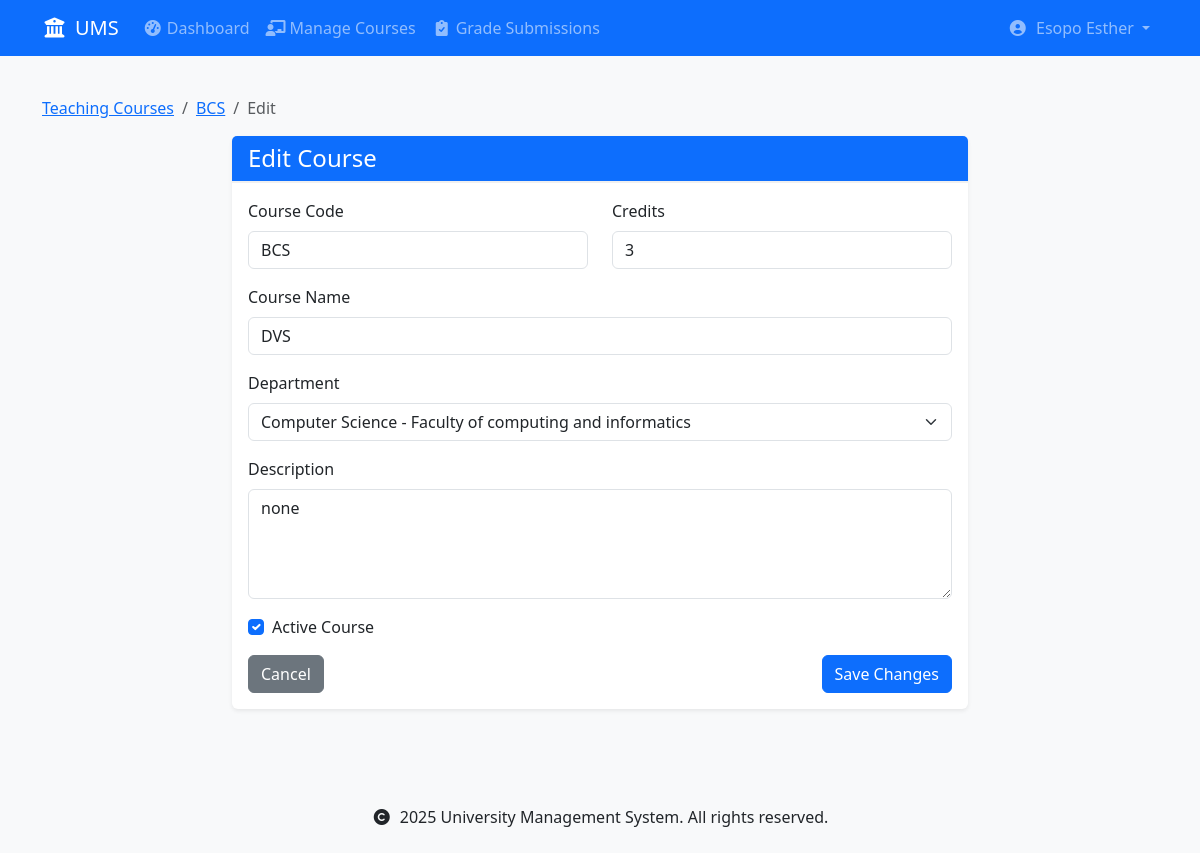
/courses/1/edit/ (signed in), run on the app's committed database.
### accounts/models.py (models this page shows, shortened)
class User(AbstractUser):
    USER_TYPE_CHOICES = [
        ('student', 'Student'),
        ('lecturer', 'Lecturer'),
    ]
    user_type = models.CharField(max_length=10, choices=USER_TYPE_CHOICES)
    registration_number = models.CharField(max_length=20, unique=True, null=True, blank=True)
    staff_number = models.CharField(max_length=20, unique=True, null=True, blank=True)
    department = models.ForeignKey('schools.Department', on_delete=models.SET_NULL, null=True)
    class Meta:
        db_table = 'accounts_user'
        verbose_name = 'User'
        verbose_name_plural = 'Users'
    def is_student(self):
        return self.user_type == 'student'
    def is_lecturer(self):
        return self.user_type == 'lecturer'

### courses/models.py (models this page shows, shortened)
class Course(models.Model):
    code = models.CharField(max_length=10, unique=True)
    name = models.CharField(max_length=100)
    department = models.ForeignKey(
        'schools.Department',
        on_delete=models.CASCADE,
        related_name='courses'
    )
    lecturer = models.ForeignKey(
        settings.AUTH_USER_MODEL,
        on_delete=models.SET_NULL,  # Changed from CASCADE to SET_NULL
        related_name='courses_teaching',
        limit_choices_to={'user_type': 'lecturer'},
        null=True  # Allow null for existing records
    )
    description = models.TextField(blank=True)
    credits = models.PositiveIntegerField(
        validators=[MinValueValidator(1), MaxValueValidator(6)],
        default=3  # Default number of credits
    )
    is_active = models.BooleanField(default=True)
    created_at = models.DateTimeField(auto_now_add=True)
    updated_at = models.DateTimeField(auto_now=True)
    class Meta:
        ordering = ['department', 'code']
        unique_together = ['department', 'code']

### schools/models.py (models this page shows, shortened)
class Department(models.Model):
    name = models.CharField(max_length=100)
    code = models.CharField(max_length=10, unique=True)
    school = models.ForeignKey(School, on_delete=models.CASCADE, related_name='departments')
    description = models.TextField(blank=True)
    required_courses = models.ManyToManyField('courses.Course', related_name='required_by_departments', blank=True)
    created_at = models.DateTimeField(auto_now_add=True)
    updated_at = models.DateTimeField(auto_now=True)
    def __str__(self):
        return f"{self.name} - {self.school.name}"
    class Meta:
        ordering = ['school__name', 'name']
        unique_together = ['school', 'code']  # Ensure unique department codes within each school

class School(models.Model):
    name = models.CharField(max_length=100)
    code = models.CharField(max_length=10, unique=True)
    description = models.TextField(blank=True)
    created_at = models.DateTimeField(auto_now_add=True)
    updated_at = models.DateTimeField(auto_now=True)
    class Meta:
        ordering = ['name']

### courses/views.py (the view)
# urls.py: path('<int:pk>/edit/', views.edit_course, name='edit_course'),
@login_required
def edit_course(request, pk):
    course = get_object_or_404(Course, pk=pk)
    if request.user != course.lecturer:
        messages.error(request, 'You can only edit your own courses.')
        return redirect('courses:course_detail', pk=pk)
    if request.method == 'POST':
        form = CourseForm(request.POST, instance=course)
        if form.is_valid():
            form.save()
            messages.success(request, 'Course updated successfully.')
            return redirect('courses:course_detail', pk=course.pk)
    else:
        form = CourseForm(instance=course)
    return render(request, 'courses/course_form.html', {
        'form': form,
        'course': course
    })

### courses/forms.py (shortened to what this page needs)
class CourseForm(forms.ModelForm):
    class Meta:
        model = Course
        fields = ['code', 'name', 'department', 'description', 'credits', 'is_active']
        widgets = {
            'description': forms.Textarea(attrs={'rows': 4}),
        }
    def __init__(self, *args, **kwargs):
        super().__init__(*args, **kwargs)
        for field in self.fields:
            self.fields[field].widget.attrs.update({'class': 'form-control'})
        self.fields['department'].widget.attrs.update({'class': 'form-select'})
        self.fields['is_active'].widget.attrs.update({'class': 'form-check-input'})
        self.fields['code'].help_text = 'Enter a unique course code (e.g., CS101)'
        self.fields['credits'].help_text = 'Number of credit hours for this course'
        self.fields['is_active'].help_text = 'Inactive courses will not be visible to students'

### templates/courses/course_form.html (shortened to what this page needs)
{% extends 'base.html' %}
{% load custom_filters %}
{% block content %}
<div class="container">
    <nav aria-label="breadcrumb" class="mt-3">
        <ol class="breadcrumb">
            <li class="breadcrumb-item">
                <a href="{% url 'courses:teaching_courses' %}">Teaching Courses</a>
            </li>
            {% if course %}
                <li class="breadcrumb-item">
                    <a href="{% url 'courses:course_detail' course.id %}">{{ course.code }}</a>
                </li>
                <li class="breadcrumb-item active">Edit</li>
            {% else %}
                <li class="breadcrumb-item active">Create Course</li>
            {% endif %}
        </ol>
    </nav>
    <div class="row justify-content-center">
        <div class="col-md-8">
            <div class="card">
                <div class="card-header bg-primary text-white">
                    <h2 class="card-title h4 mb-0">
                        {% if course %}Edit{% else %}Create{% endif %} Course
                    </h2>
                </div>
                <div class="card-body">
                    <form method="post">
                        <div class="row">
                            <div class="col-md-6 mb-3">
                                <label for="{{ form.code.id_for_label }}" class="form-label">Course Code</label>
                                <input type="text" name="{{ form.code.name }}"
                                       class="form-control {% if form.code.errors %}is-invalid{% endif %}"
                                       id="{{ form.code.id_for_label }}"
                                       value="{{ form.code.value|default:'' }}"
                                       required>
                            </div>
                            <div class="col-md-6 mb-3">
                                <label for="{{ form.credits.id_for_label }}" class="form-label">Credits</label>
                                <input type="number" name="{{ form.credits.name }}"
                                       class="form-control {% if form.credits.errors %}is-invalid{% endif %}"
                                       id="{{ form.credits.id_for_label }}"
                                       value="{{ form.credits.value|default:'' }}"
                                       required>
                            </div>
                        </div>
                        <div class="mb-3">
                            <label for="{{ form.name.id_for_label }}" class="form-label">Course Name</label>
                            <input type="text" name="{{ form.name.name }}"
                                   class="form-control {% if form.name.errors %}is-invalid{% endif %}"
                                   id="{{ form.name.id_for_label }}"
                                   value="{{ form.name.value|default:'' }}"
                                   required>
                        </div>
                        <div class="mb-3">
                            <label for="{{ form.department.id_for_label }}" class="form-label">Department</label>
                            <select name="{{ form.department.name }}"
                                    class="form-select {% if form.department.errors %}is-invalid{% endif %}"
                                    id="{{ form.department.id_for_label }}"
                                    required>
                                {% for value, label in form.department.field.choices %}
                                    <option value="{{ value }}" {% if form.department.value|stringformat:"s" == value|stringformat:"s" %}selected{% endif %}>
                                        {{ label }}
                                    </option>
                                {% endfor %}
                            </select>
                        </div>
                        <div class="mb-3">
                            <label for="{{ form.description.id_for_label }}" class="form-label">Description</label>
                            <textarea name="{{ form.description.name }}"
                                    class="form-control {% if form.description.errors %}is-invalid{% endif %}"
                                    id="{{ form.description.id_for_label }}"
                                    rows="4">{{ form.description.value|default:'' }}</textarea>
                        </div>
                        <div class="mb-3">
                            <div class="form-check">
                                <input type="checkbox" name="{{ form.is_active.name }}"
                                       class="form-check-input {% if form.is_active.errors %}is-invalid{% endif %}"
                                       id="{{ form.is_active.id_for_label }}"
                                       {% if form.is_active.value %}checked{% endif %}>
                                <label class="form-check-label" for="{{ form.is_active.id_for_label }}">
                                    Active Course
                                </label>
                            </div>
                        </div>
                        <div class="d-flex justify-content-between">
                            <a href="{% url 'courses:teaching_courses' %}" class="btn btn-secondary">Cancel</a>
                            <button type="submit" class="btn btn-primary">
                                {% if course %}Save Changes{% else %}Create Course{% endif %}
                            </button>
                        </div>
                    </form>
                </div>
            </div>
        </div>
    </div>
</div>
{% endblock %}

### templates/base.html (shortened to what this page needs)
{% load static %}
<!DOCTYPE html>
<html lang="en">
<head>
    <link href="https://cdn.jsdelivr.net/npm/bootstrap@5.3.0/dist/css/bootstrap.min.css" rel="stylesheet">
    <link href="https://cdnjs.cloudflare.com/ajax/libs/font-awesome/6.0.0/css/all.min.css" rel="stylesheet">
    <link href="{% static 'css/custom.css' %}" rel="stylesheet">
</head>
<body>
    <nav class="navbar navbar-expand-lg navbar-dark bg-primary">
        <div class="container">
            <a class="navbar-brand" href="{% url 'home' %}">
                <i class="fas fa-university me-2"></i>UMS
            </a>
            <div class="collapse navbar-collapse" id="navbarNav">
                <ul class="navbar-nav me-auto">
                    {% if user.is_authenticated %}
                        {% if user.is_student %}
                            <li class="nav-item">
                                <a class="nav-link" href="{% url 'accounts:student_dashboard' %}">
                                    <i class="fas fa-tachometer-alt me-1"></i>Dashboard
                                </a>
                            </li>
                            <li class="nav-item">
                                <a class="nav-link" href="{% url 'courses:my_courses' %}">
                                    <i class="fas fa-book me-1"></i>My Courses
                                </a>
                            </li>
                            <li class="nav-item">
                                <a class="nav-link" href="{% url 'assignments:assignment_list' %}">
                                    <i class="fas fa-tasks me-1"></i>Assignments
                                </a>
                            </li>
                            <li class="nav-item">
                                <a class="nav-link" href="{% url 'assignments:my_submissions' %}">
                                    <i class="fas fa-file-alt me-1"></i>My Submissions
                                </a>
                            </li>
                        {% elif user.is_lecturer %}
                            <li class="nav-item">
                                <a class="nav-link" href="{% url 'accounts:lecturer_dashboard' %}">
                                    <i class="fas fa-tachometer-alt me-1"></i>Dashboard
                                </a>
                            </li>
                            <li class="nav-item">
                                <a class="nav-link" href="{% url 'courses:teaching_courses' %}">
                                    <i class="fas fa-chalkboard-teacher me-1"></i>Manage Courses
                                </a>
                            </li>
                            <li class="nav-item">
                                <a class="nav-link" href="{% url 'assignments:pending_submissions' %}">
                                    <i class="fas fa-clipboard-check me-1"></i>Grade Submissions
                                </a>
                            </li>
                        {% endif %}
                    {% endif %}
                </ul>
                <ul class="navbar-nav">
                    {% if user.is_authenticated %}
                        <li class="nav-item dropdown">
                            <a class="nav-link dropdown-toggle" href="#" id="userDropdown" role="button"
                               data-bs-toggle="dropdown" aria-expanded="false">
                                <i class="fas fa-user-circle me-1"></i>
                                {{ user.get_full_name|default:user.username }}
                            </a>
                        </li>
                    {% endif %}
                </ul>
            </div>
        </div>
    </nav>
    <main class="py-4">
        {% block content %}
        {% endblock %}
    </main>
    <footer class="bg-light py-4 mt-5">
        <div class="container text-center">
            <p class="mb-0">
                <i class="fas fa-copyright me-1"></i>
                {% now "Y" %} University Management System. All rights reserved.
            </p>
        </div>
    </footer>
</body>
</html>

### static/css/custom.css (style rules this page uses)
body { background-color: #f8f9fa; }
.card { border: none; box-shadow: 0 0.125rem 0.25rem rgba(0, 0, 0, 0.075); transition: transform 0.2s; }
.card-header { background-color: #fff; border-bottom: 2px solid #f0f0f0; }
.fas { width: 1.25em; text-align: center; }

### data on the page
User: get_full_name "Esopo Esther"
Course: code "BCS", name "DVS", description "none"
Department: department "Computer Science - Faculty of computing and informatics"
